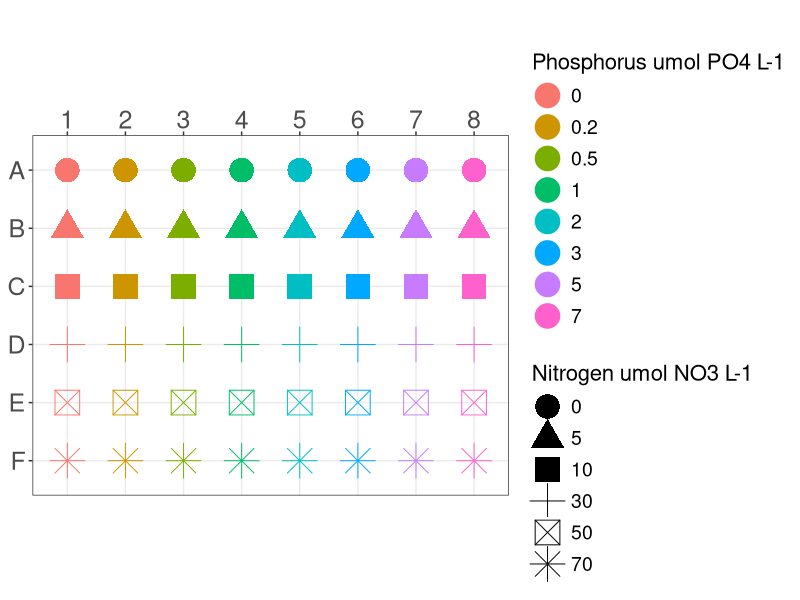
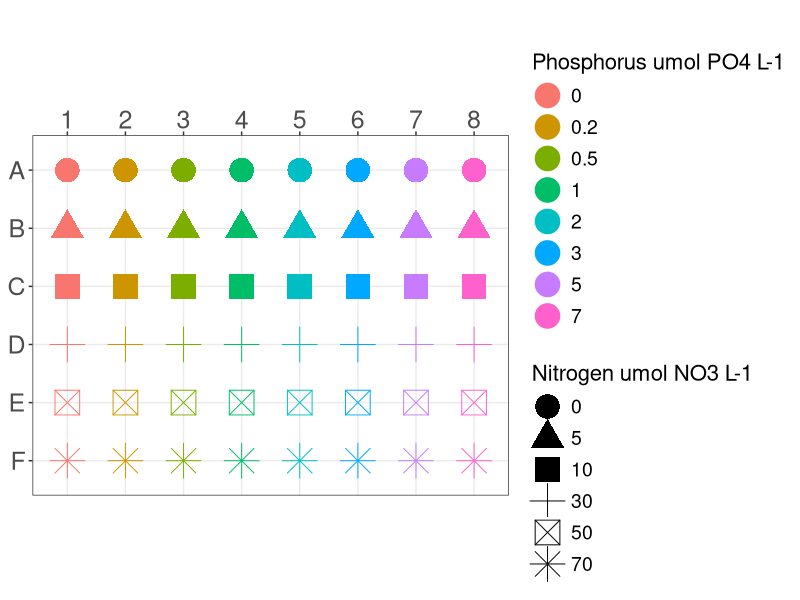

These charts were generated, in order, by the following R code:
## ---- chunk 1
library(tidyverse)
library(RColorBrewer)
## ---- chunk 2
# Name of project, to prefix files
Project <- "NPRatios48WellExperiment"

# Where to save plots
PlotsPath = "Plots"

#Assign variables based on size of microplate
LowerY <- 1
UpperY <- 6

LowerX <- 1
UpperX <- 8

# Add a plot title. Assign NULL if no title.
PlotTitle <-  NULL

# First treatment - by column, from left to right
# Must be length of number of columns (x axis)
Treatment1Label = "Phosphorus umol PO4 L-1"
TreatmentVector1 <- c(0, 0.2, 0.5, 1, 2, 3, 5, 7)

# Second treatment values (if applicable) - by row, from top to bottom (A - n)
# Must be as long as number of rows (y axis)
# Set label and values to NULL if not applicable
Treatment2Label <-  "Nitrogen umol NO3 L-1"
TreatmentVector2 <- c(0, 5, 10, 30, 50, 70)

# Increase to add space around the border of wells in plot
BorderSpacing <-  0
# Change the size of points - decrease for > 24 wells (about 9 for 96 wells)
PointSize <-  8

# Number of columns in legend. Increase to 2 if two treatments, or many levels of treatment 1.
NumLegendColumns <-  1

# Font sizes
AxisTextSize <- 18
LegendTextSize <- 14
LegendTitleSize <- 16
PlotTitleSize <- 24
## ---- chunk 3
# Project <- "96Well2Treatment"
# 
# PlotsPath = "Plots"
# 
# LowerY <- 1
# UpperY <- 8
# LowerX <- 1
# UpperX <- 12
# 
# PlotTitle <-  NULL
# 
# Treatment1Label = "Salinity (ppt)"
# TreatmentVector1 <- c(1, 4, 11, 18, 25, 36, 48, 65, 77,87,90,100)
# 
# Treatment2Label = "Light (μE)"
# TreatmentVector2 <- c(1, 1, 1, 3, 3, 3, 10, 10)
# 
# BorderSpacing <-  0
# PointSize <-  9
# NumLegendColumns <-  2
# 
# AxisTextSize <- 18
# LegendTextSize <- 18
# LegendTitleSize <- 20
# PlotTitleSize <- 24
## ---- chunk 4
# Modified from ("https://rstudio-pubs-static.s3.amazonaws.com/427185_abcc25a951c9436680dc6a8fcc471ca9.html")

NumRows <- UpperY - LowerY + 1
NumCols <- UpperX - LowerX + 1

ColumnNumbers <- rep(LowerX:UpperX, NumRows)
RowNumbers <- rep(LowerY:UpperY, each = NumCols)

Treatment1Values <- rep(TreatmentVector1, NumRows)
Treatment2Values <- rep(TreatmentVector2, each = NumCols)
Treatment2Values

PlateMap <- bind_cols("RowNumber" = RowNumbers, 
                      "ColumnNumber" = ColumnNumbers, 
                      "Treatment1" = Treatment1Values,
                      "Treatment2" = Treatment2Values) %>%
  mutate(RowLetter = LETTERS[RowNumber],
         # reverse factor order of letters to plot correctly
         RowLetter = factor(RowLetter, levels = rev(unique(LETTERS[RowNumbers]))),
         WellName = paste(RowLetter, ColumnNumber, sep = ""))

PlateMap
## ---- chunk 5
#source("https://rstudio-pubs-static.s3.amazonaws.com/427185_abcc25a951c9436680dc6a8fcc471ca9.html")

# Check if a second treatment was specified
if("Treatment2" %in% colnames(PlateMap)) {
  IsTreatment2 <- TRUE
} else {
  IsTreatment2 <- FALSE
}

PlateTreatDiagram <- PlateMap %>%
  ggplot() +
  # Plot colour and shape if two treatments
  {if(IsTreatment2)geom_point(aes(x = ColumnNumber, y = RowLetter, 
                                  colour = factor(Treatment1), 
                                  shape = factor(Treatment2)), 
                              size = PointSize)}+
  # Plot just colour if one treatment
  {if(!IsTreatment2)geom_point(aes(x = ColumnNumber, y = RowLetter, 
                                   colour = factor(Treatment1)), 
                               size = PointSize)} +
  theme_bw() +
  coord_fixed(xlim = c((LowerX - BorderSpacing), 
                       (UpperX + BorderSpacing)), 
              ylim = c((LowerY - BorderSpacing), UpperY + BorderSpacing)) +
  scale_x_discrete(limits = UpperX:LowerX, 
                   position = "top") +
  labs(title = PlotTitle, 
       x = NULL, y = NULL, 
       colour = Treatment1Label, 
       shape = Treatment2Label)+
  theme(axis.text.x = element_text(size=AxisTextSize),
        axis.text.y = element_text(size=AxisTextSize),
        legend.text=element_text(size=LegendTextSize),
        legend.title=element_text(size = LegendTitleSize),
        plot.title = element_text(size = PlotTitleSize, hjust = 0.5),
        legend.key = element_rect(size = .0005)
        )+
  theme(legend.key.width = unit(.0005, "line")) +
  guides(colour=guide_legend(ncol=NumLegendColumns))
PlateTreatDiagram
## ---- chunk 6
ggsave(filename = file.path(PlotsPath, paste(Project, "PlateTreatDiagram.png", sep = "_"),fsep = .Platform$file.sep ), plot = PlateTreatDiagram)
